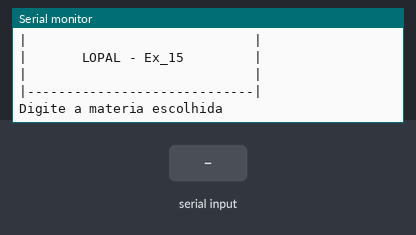
The sketch below on a simulated Arduino Uno, built with avr-gcc and run on an emulated ATmega328P. Parts: the last lines printed to the serial monitor. The test bench sets the inputs (shaded band).

Above: at 1.2 s.
1.3 s: "90,45,200\n" received over Serial
At 2.1 s:
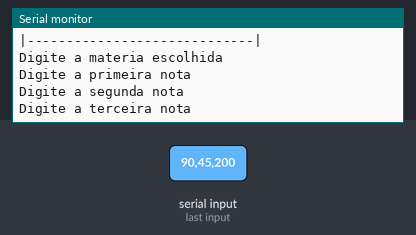
2.8 s: "30,150,10\n" received over Serial
At 4.1 s:
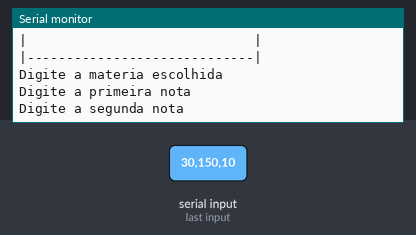

The sketch:

lopal_ex151__1_.ino
```cpp
// C++ code
//variaveis


float media;
float n1, n2, n3, n4;
String text    = "||ERROR||";
String materia = "||ERROR||";


void setup()
{
  Serial.begin(9600);
}

void loop()
{


  Serial.println("|-----------------------------|");
  Serial.println("|                             |");
  Serial.println("|       LOPAL - Ex_15         |");
  Serial.println("|                             |");
  Serial.println("|-----------------------------|");
  Serial.println();
  Serial.println();

 Serial.println("Digite a materia escolhida");
 while (! Serial.available());
 n1 = Serial.parseFloat();


 Serial.println("Digite a primeira nota");
 while (! Serial.available());
 n1 = Serial.parseFloat();

 Serial.println("Digite a segunda nota");
 while (! Serial.available());
 n2 = Serial.parseFloat();

 Serial.println("Digite a terceira nota");
 while (! Serial.available());
 n3 = Serial.parseFloat();

 Serial.println("Digite a quarta nota");
 while (! Serial.available());
 n4 = Serial.parseFloat();

  media =(n1+n2+n3+n4) / 4;


  if( media >= 7 ){

    text = "Voce foi aprovado";

  }else if ( media >= 5) {

    text = "Voce está de recuperacao";

  }else {

    text = "Voce foi reprovado"; }


  Serial.println();
  Serial.println();
  Serial.println("-------------------------------------------------------------");
  Serial.println("Boletim de " + String(text));
  Serial.println("-------------------------------------------------------------");
  Serial.println();
  Serial.println();
  Serial.println("-------------------------------------------------------------");
  Serial.println("Primeira Nota: " + String(n1));
  Serial.println();
  Serial.println("Segunda Nota: " + String(n2));
  Serial.println();
  Serial.println("Terceira Nota: " + String(n3));
  Serial.println();
  Serial.println("Quarta Nota: " + String(n4));
  Serial.println("-------------------------------------------------------------");
  Serial.println("Media final: " + String(media));
  Serial.println("-------------------------------------------------------------");
  Serial.println();
  Serial.println();
  Serial.println(text);
  Serial.println();
  Serial.println();
  Serial.println("-------------------------------------------------------------");
  Serial.println();
  Serial.println("-------------------------------------------------------------");


}
```

Measured:
- after the input at 1.3 s, the serial monitor: prints a new line at once (image 1)
- after the input at 2.8 s, the serial monitor: prints a new line at once (image 2)
